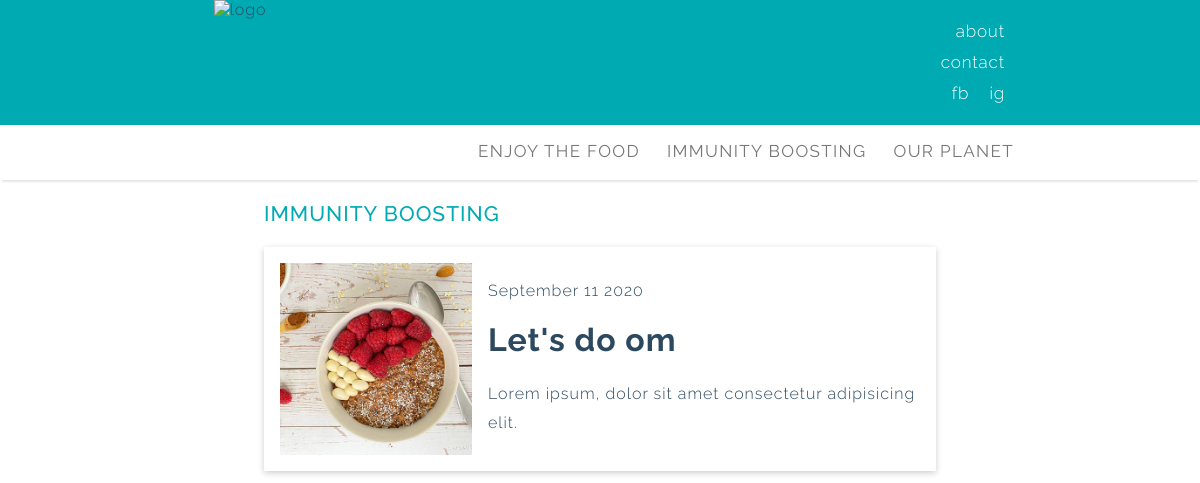
The page /filter/immunity-boosting/ on the database its author committed.
### blog/models.py (models this page shows, shortened)
class Category(models.Model):
    description = models.CharField(max_length=200, unique=True)
    status = models.IntegerField(choices=STATUS, default=0)
    slug = models.SlugField(max_length=200,unique=True, default='')
    class Meta:
        verbose_name_plural = 'Categories'

class Post(models.Model):
    titleplus = models.CharField(max_length=200, default='')
    author = models.ForeignKey(User, on_delete= models.CASCADE,related_name='blog_posts')
    updated_on = models.DateTimeField(auto_now= True)
    created_on = models.DateTimeField(auto_now_add=True)
    custom_date = models.DateTimeField(null= True,blank=True)
    category = models.CharField(max_length=200, choices=category_list, default='')
    subcategory = models.CharField(max_length=200, choices=subcategory_list, default='uncategorized')
    status = models.IntegerField(choices=STATUS, default=0)
    thumbnail = models.FileField(upload_to=path_and_rename,blank=True)
    thumbnail_desc = models.CharField(max_length=200,default='',blank=True)
    opener_pic= models.FileField(upload_to=path_and_rename_opener,blank=True)
    intro = RichTextUploadingField()
    title = models.CharField(max_length=200, unique=True)
    slug = models.SlugField(max_length=200, unique=True)
    maintext = RichTextUploadingField(default='')
    intro1 = RichTextUploadingField(default='',blank=True)
    intro_pic= models.FileField(upload_to=path_and_rename_intro,blank=True)
    intro_pic_desc = models.CharField(max_length=200,default='',blank=True)
    legend = RichTextField(default='',blank=True)
    add_pic = models.FileField(upload_to=path_and_rename_add,blank=True)
    add_pic_desc = models.CharField(max_length=200,default='',blank=True)
    ingredients = RichTextField(blank=True)
    preparationtext = RichTextUploadingField(default='',blank=True)
    main_pic = models.FileField(upload_to=path_and_rename_main,blank=True)
    main_pic_desc = models.CharField(max_length=200,default='',blank=True)
    tip = RichTextField(default='',blank=True)
    relates_to = models.ForeignKey('self', on_delete=models.CASCADE, default=1)
    relates_to_desc = models.CharField(max_length=300,default='',blank=True)
    outro = RichTextUploadingField(default='',blank=True)
    class Meta:
        ordering = ['-created_on']
        verbose_name_plural = 'Posts'

### blog/views.py (the view)
# urls.py: path('filter/<slug:slug>/', views.CategoryList.as_view(), name='category_view'),
class CategoryList(generic.DetailView):
    model = Category
    template_name = 'post_cat_list.html'
    def get_context_data(self, **kwargs):
        context = super(CategoryList, self).get_context_data(**kwargs)
        shared_context(context)
        return context

### blog/views.py (called while the page is built)
def shared_context(context):
    cat_queryset = Category.objects.all()
    context['cat_list'] = cat_queryset.filter(status=1).order_by('-id')
    context['cat_list_asc'] = cat_queryset.filter(status=1).order_by('id')
    subcat_queryset = SubCategory.objects.all()
    context['subcat_list'] = subcat_queryset.filter(status=1).order_by('-id')
    context['subcat_list_asc'] = subcat_queryset.filter(status=1).order_by('id')
    post_queryset = Post.objects.all()
    context['post_cat_list'] = post_queryset.filter(status=1).order_by('-id')
    context['post_subcat_list'] = post_queryset.filter(status=1).order_by('id')
    context['related_posts'] = post_queryset
    context['post_cat1_list'] = post_queryset.filter(category='Enjoy The Food').filter(status=1).order_by('id')
    context['post_cat1'] = Category.objects.get(id=1)

### blog/templates/post_cat_list.html (shortened to what this page needs)
{% extends "base.html" %}
{% load static %}
{% block post_showcase %}
<div class="gallery-cat" id="galleryCat">
  <header class="post-cat-header">
    {% if request.resolver_match.url_name  == 'category_view' %}
    <h3 class="post-cat-title">{{object.description|upper}} </h3>
    {% else %}
    <h3 class="post-cat-title">{{object.name|upper}} </h3>
    {% endif %}
  </header>
  {% if request.resolver_match.url_name  == 'category_view' %}
    {% for post in post_cat_list %}
      {% if object.description == post.category %}
      <a href="{% url 'post_detail' post.slug  %}">
        <div class="post-cat-card">
          <div class="post-cat-card__img">
            <img src="../../media/post{{post.id}}/thumbs/post_thumb{{post.id}}.jpg" alt="">
          </div>
          <div class="post-cat-card__info">
            <div class="post-cat-card__date">
              <span>{{ post.created_on | date:"F d Y"}}</span>
            </div>
            <h1 class="post-cat-card__title">{{ post.title }}</h1>
            <p class="post-cat-card__text">Lorem ipsum, dolor sit amet consectetur adipisicing elit. </p>
          </div>
        </div>
      </a>
      {% endif %}
    {% endfor %}
  {% endif %}
</div>
{% endblock  %}

### blog/templates/base.html (shortened to what this page needs)
{% load static %}
<!DOCTYPE html>
<html lang="en">
	<head>
		<link rel="stylesheet" href="/static/css/style.css" />
		<link rel="stylesheet" href="/static/css/responsive.css" />
	</head>
<body onresize="resizeWindow()">
<div class="header-wrapper">
	<div class="header">
		<div class="logo">
			<a href="/"><img src="{% static 'img/BwZ_logo_W.png' %}" alt="logo"></a>
		</div>
		<div class="header-nav">
			<ul>
				<li><a href="/">about</a></li>
				<li><a href="javascript:void(0)">contact</a></li>
				<li><a href="javascript:void(0)">fb</a>  <a href="javascript:void(0)">ig</a></li>
			</ul>
		</div>
	</div>
</div>
<div class="topnav-wrapper" id="myTopnavWrapper">
	<div class="topnav" id="myTopnav">
	<div class="desc">
	  {% for category in cat_list %}
	  <div class="dropdown">
		<button class="dropbtn"><a href="{% url 'category_view' category.slug  %}" class="">{{category.description}}</a></button>
	  </div>
	  {% endfor %}
	</div>
  </div>
</div>
	<div class="content" id="content">
		{% block post_showcase %}{% endblock post_showcase %}
	</div>
</body>
</html>

### static/css/style.css (style rules this page uses)
:root { --yellow: #ffc600; --black: rgb(45, 73, 95); --grey: #777777; --main: rgb(0, 170, 179); --main_transparent: rgba(0, 170, 179, 0.4); }
*, *:before, *:after { box-sizing: border-box; }
body { font-family: Raleway, sans-serif; letter-spacing: 1px; margin: 0; font-weight: 300; }
button { font-family: Raleway, sans-serif; }
h1,h2,h3,h4,h5,h6 { margin: 0,0,5px,0; }
p { margin: 0; line-height: 29px; }
.content { display: grid; }
.post-cat-title { display:inline-block !important; width: auto; color: var(--main); font-weight: 500; font-size: 21px; }
@media (max-width: 1440px) { .post-cat-title { display:inline-block !important; width: auto; color: var(--main); font-weight: 500; font-size: 21px; } }

### static/css/responsive.css (style rules this page uses)
img { max-width: 100%; }
.topnav-wrapper { box-shadow: 0 4px 2px -2px rgba(0,0,0,.1); z-index: 1; max-width: 100%; background-color: #fff; }
.topnav { overflow: hidden; background-color: #fff; margin: auto ; width: 70%; z-index: 2; }
.topnav a { float: right; display: block; color: var(--grey); text-decoration: none; font-size: 17px; text-transform: uppercase; text-align: center; letter-spacing: 0.08em; }
.logo { max-width: 120px; }
.dropdown { float: right; overflow: hidden; }
.header-wrapper { background-color: var(--main); max-width: 100%; }
.header { background-color: var(--main); text-align: center; margin: auto; width: 70%; display: grid; grid-template-columns: auto auto; }
.header-nav { display: block; color: white; text-align: right; }
.header-nav a { color: white; font-size: 17px; letter-spacing: .05em; padding-right: 15px; }
.header-nav>ul { list-style-type: none; line-height: 30px; }
.dropdown .dropbtn { font-size: 17px; border: none; color: var(--grey); background-color: inherit; line-height: 20px; text-transform: uppercase; letter-spacing: 0.08em; text-align: center; }
@media (min-width: 960px) { .dropdown .dropbtn { font-size: 17px; border: none; color: var(--grey); padding-left: 21px; background-color: inherit; line-height: 50px; text-transform: uppercase; letter-spacing: 0.08em; text-align: center; } }
@media (min-width: 960px) { .gallery-cat { display: block; margin: auto; width: 56%; height: 100vmax; } }
@media (min-width: 960px) { .post-cat-card { max-width: 80rem; max-height: 14rem; margin-bottom: 1rem; box-shadow: 0 0.1rem 0.4rem rgba(0,0,0,0.2); display: flex; align-items: center; height: 14rem; } }
@media (min-width: 960px) { .post-cat-card__img { min-width: 12rem; max-width: 14rem; height: 12rem; width: 12rem; transform: translateX(1rem); position: relative; } }
@media (min-width: 960px) { .post-cat-card__img img { width: 100%; height: 100%; object-fit: cover; } }
@media (min-width: 960px) { .post-cat-card__info { padding-left: 2rem; } }
@media (min-width: 960px) { a { text-decoration: none; color: var(--black); } }

### rows shown on the page
Category: description "OUR PLANET"
Category: description "IMMUNITY BOOSTING"
Category: description "ENJOY THE FOOD"
Post: created_on "September 11 2020", title "Let's do om"
